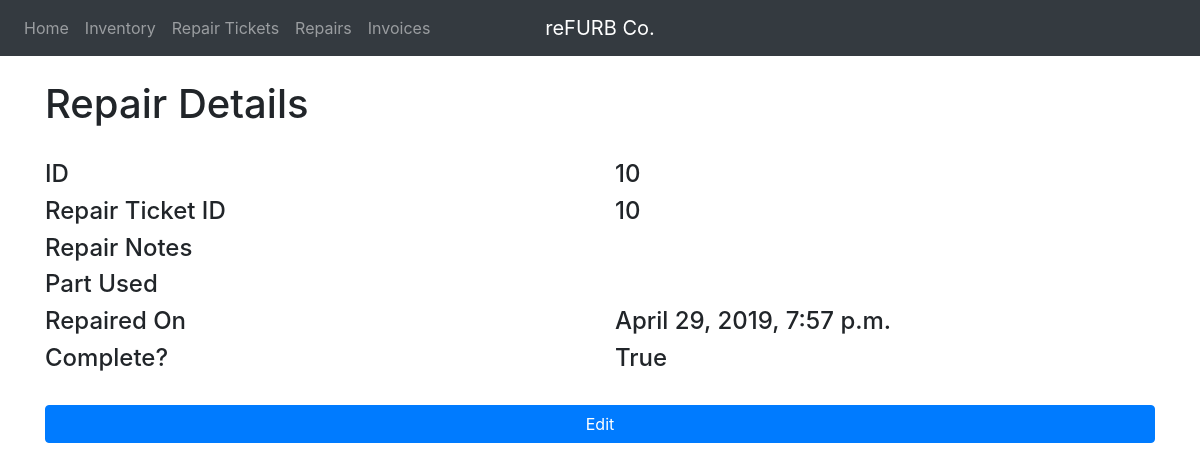
Screenshot of /refurbco/repairs/10/ with the database file from the repository.
### refurbco/models.py (models this page shows, shortened)
class Repair(models.Model):
    repairticket = models.ForeignKey(RepairTicket, on_delete=models.PROTECT)
    repair_notes = models.TextField(max_length=500)
    part_used = models.ForeignKey(Inventory, on_delete=models.PROTECT)
    repaired_on = models.DateTimeField(default=timezone.now)
    complete = models.BooleanField(default=False)

class RepairTicket(models.Model):
    model_number = models.TextField(max_length=5)
    issue = models.TextField(max_length=500, blank=True)
    serial_number = models.TextField(max_length=12)
    device_owner = models.TextField(max_length=20)
    ticket_number = models.TextField(max_length=5, blank=True)
    charged = models.TextField(max_length=20, blank=True)
    created_on = models.DateTimeField(default=timezone.now)
    completed = models.BooleanField(default=False)
    def __str__(self):
        return str(self.id)

### refurbco/views.py (the view)
# urls.py: path('repairs/<int:pk>/', ViewRepair.as_view(), name='refurbco-viewRepair'),
class ViewRepair(DetailView):
  model = Repair

### refurbco/templates/refurbco/repair_detail.html (shortened to what this page needs)
{% extends "refurbco/base.html" %}
{% block content %}
<br>
<div class='row'>
    <h1 class='col-lg-8'>Repair Details</h1>
</div>
<br>
    <div class='row'>
        <div class='col'>
            <h4>ID</h4>
        </div>
        <div class='col'>
            <h4>{{ object.id }}</h4>
        </div>
    </div>
    <div class='row'>
        <div class='col'>
            <h4>Repair Ticket ID</h4>
        </div>
        <div class='col'>
            <h4>{{ object.repairticket }}</h4>
        </div>
    </div>
    <div class='row'>
        <div class='col'>
            <h4>Repair Notes</h4>
        </div>
        <div class='col'>
        </div>
    </div>
    <div class='row'>
        <div class='col'>
            <h4>Part Used</h4>
        </div>
        <div class='col'>
        </div>
    </div>
    <div class='row'>
        <div class='col'>
            <h4>Repaired On</h4>
        </div>
        <div class='col'>
            <h4>{{ object.repaired_on }}</h4>
        </div>
    </div>
    <div class='row'>
        <div class='col'>
            <h4>Complete?</h4>
        </div>
        <div class='col'>
            <h4>{{ object.complete }}</h4>
        </div>
    </div><br>
    <div class='row'>
        <div class='col'>
            <form action="{% url 'refurbco-updateRepair' %}" method='POST'> {% csrf_token %}
                <input type='submit' class='btn btn-primary btn-block' value='Edit'>
            </form>
        </div>
    </div>
{% endblock content %}

### rows the page displays
Repair: id "10", repairticket "10", repaired_on "April 29, 2019, 7:57 p.m.", complete "True"
